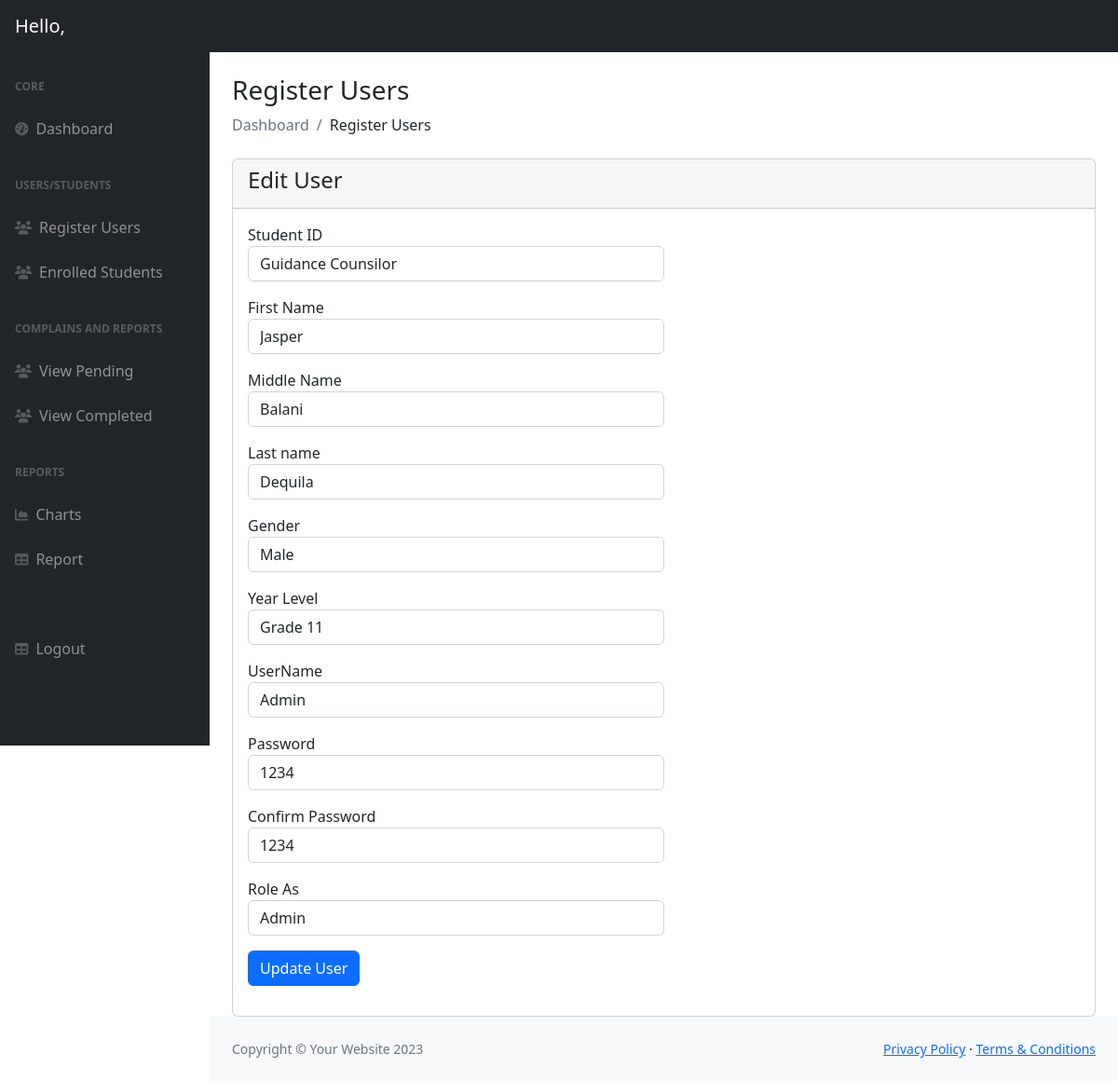
Page /admin/edit_user.php?id=5101145 on the committed database.
### tables this page shows
CREATE TABLE `users` (
  `user_id` bigint(5) NOT NULL,
  `Student_id` varchar(100) NOT NULL,
  `first_name` varchar(20) NOT NULL,
  `middle_name` varchar(100) NOT NULL,
  `last_name` varchar(100) NOT NULL,
  `gender` varchar(100) NOT NULL,
  `Y_level` varchar(100) NOT NULL,
  `user_name` varchar(100) NOT NULL,
  `password` varchar(100) NOT NULL,
  `C_password` varchar(100) NOT NULL,
  `user_type` varchar(50) NOT NULL DEFAULT 'user'
);

### admin/edit_user.php (the view, shortened to what this page needs)
<?php
include('includes/header.php');
include('includes/sidebar.php');
?>
<div class="container-fluid px-4">
    <h3 class="mt-4">Register Users</h3>
        <ol class="breadcrumb mb-4">
            <li class="breadcrumb-item active">Dashboard</li>
            <li class="breadcrumb-item">Register Users</li>
        </ol>
        <div class="row">
              <div class="col-md-12">
                <div class="card">
                  <div class="card-header">
                      <h4>Edit User</h4>
                  </div>
                  <div class="card-body">
                    <?php
                    include('../connection/connection.php');
                    if (isset($_GET['id']))
                    {
                        $user_id = $_GET['id'];
                        $users = "SELECT * FROM `users` WHERE user_id='$user_id' ";
                        $users_run = mysqli_query($conn, $users);
                        if (mysqli_num_rows($users_run) > 0)
                        {
                            foreach($users_run as $user)
                            {
                            ?>
                                <form action="UpdateProcess_user.php" method="POST">
                                    <div classs="row">
                                        <div class="col-md-6 mb-3">
                                            <label for="">Student ID</label>
                                            <input type="text" name="Student_id" value="<?= $user['Student_id'];?>" class="form-control">
                                        </div>
                                        <div class="col-md-6 mb-3">
                                            <label for="">First Name</label>
                                            <input type="text" name="first_name" value="<?= $user['first_name'];?>" class="form-control">
                                        </div>
                                        <div class="col-md-6 mb-3">
                                            <label for="">Middle Name</label>
                                            <input type="text" name="middle_name" value="<?= $user['middle_name'];?>" class="form-control">
                                        </div>
                                        <div class="col-md-6 mb-3">
                                            <label for="">Last name</label>
                                            <input type="text" name="last_name" value="<?= $user['last_name'];?>" class="form-control">
                                        </div>
                                        <div class="col-md-6 mb-3">
                                            <label for="">Gender</label>
                                            <select name="gender" class="form-control">
                                                <option value="male" <?= $user['gender'] == 'male'? 'selected':''?> >Male</option>
                                            </select>
                                        </div>
                                        <div class="col-md-6 mb-3">
                                            <label for="">Year Level</label>
                                            <select name="Y_level" class="form-control">
                                                <option value="Grade 11" <?= $user['Y_level'] == 'Grade 11'? 'selected':''?> >Grade 11</option>
                                            </select>
                                        </div>
                                        <div class="col-md-6 mb-3">
                                            <label for="">UserName</label>
                                            <input type="text" name="user_name" value="<?= $user['user_name'];?>" class="form-control">
                                        </div>
                                        <div class="col-md-6 mb-3">
                                            <label for="">Password</label>
                                            <input type="text" name="password" value="<?= $user['password'];?>" class="form-control">
                                        </div>
                                        <div class="col-md-6 mb-3">
                                            <label for="">Confirm Password</label>
                                            <input type="text" name="C_password" value="<?= $user['C_password'];?>" class="form-control">
                                        </div>
                                        <div class="col-md-6 mb-3">
                                            <label for="">Role As</label>
                                            <select name="user_type" class="form-control">
                                                <option value="admin"<?= $user['user_type'] == 'admin'? 'selected':''?> >Admin</option>
                                            </select>
                                        </div>
                                        <div class="col-md-12 mb-3">
                                            <button type="submit" name="update_user" class="btn btn-primary">Update User</button>
                                        </div>
                                    </div>
                                </form>
                            <?php
                            }
                        }
                        else
                        {
                            ?>
                            <h4>No Record found</h4>
                            <?php
                        }
                    }
                    ?>
                  </div>
                </div>
              </div>
        </div>
</div>
<?php
include('includes/footer.php');
include('includes/scripts.php');
?>

### rows in the picture
users: Student_id "Guidance Counsilor", first_name "Jasper", middle_name "Balani", last_name "Dequila", gender "Male", Y_level "Grade 11", user_name "Admin", password "1234", C_password "1234", user_type "Admin"
